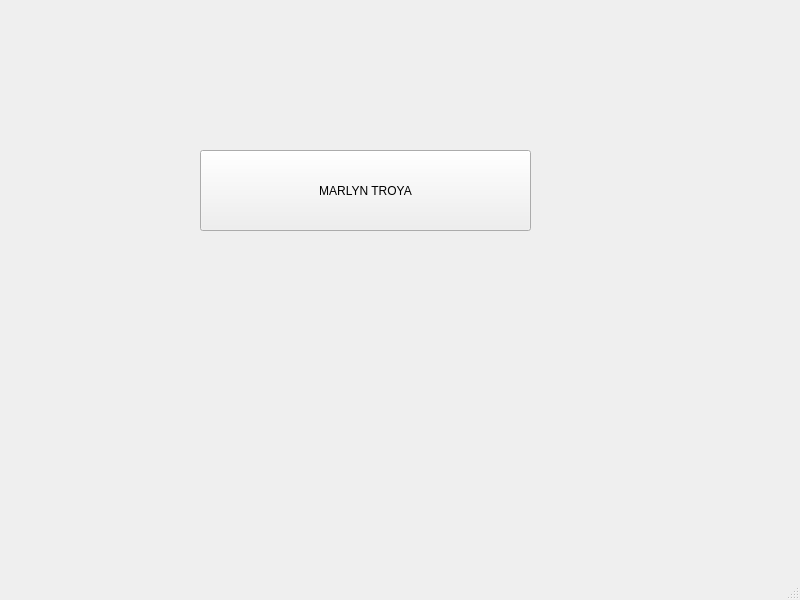
<?xml version="1.0" encoding="UTF-8"?>
<ui version="4.0">
 <class>MainWindow</class>
 <widget class="QMainWindow" name="MainWindow">
  <property name="geometry">
   <rect>
    <x>0</x>
    <y>0</y>
    <width>800</width>
    <height>600</height>
   </rect>
  </property>
  <property name="windowTitle">
   <string>MainWindow</string>
  </property>
  <widget class="QWidget" name="centralwidget">
   <widget class="QPushButton" name="MARLYNTROYA">
    <property name="geometry">
     <rect>
      <x>200</x>
      <y>150</y>
      <width>331</width>
      <height>81</height>
     </rect>
    </property>
    <property name="maximumSize">
     <size>
      <width>331</width>
      <height>81</height>
     </size>
    </property>
    <property name="styleSheet">
     <string notr="true">font: 20pt &quot;MS Shell Dlg 2&quot;;</string>
    </property>
    <property name="text">
     <string>MARLYN TROYA</string>
    </property>
   </widget>
  </widget>
  <widget class="QMenuBar" name="menubar">
   <property name="geometry">
    <rect>
     <x>0</x>
     <y>0</y>
     <width>800</width>
     <height>21</height>
    </rect>
   </property>
  </widget>
  <widget class="QStatusBar" name="statusbar"/>
 </widget>
 <tabstops>
  <tabstop>MARLYNTROYA</tabstop>
 </tabstops>
 <resources/>
 <connections/>
</ui>
